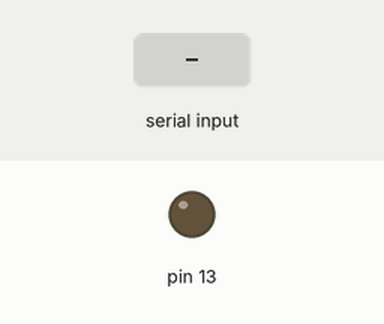
Simulated run of this sketch. Board: Arduino Uno, built with avr-gcc and run on an emulated ATmega328P. Parts: output pins drawn as LEDs (lit = HIGH). The test bench sets the inputs (shaded band).

Above: at 3.2 s.
3.3 s: "n" received over the second serial link
At 5.2 s:
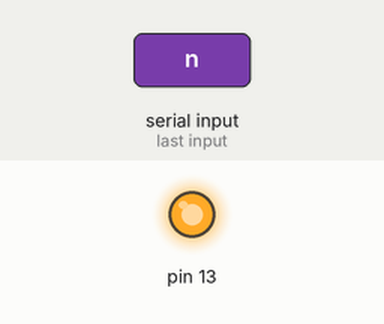
5.5 s: "f" received over the second serial link
At 6.7 s:
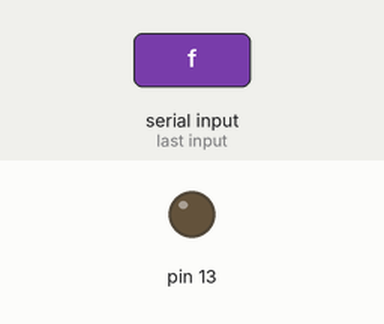
Timing chart, 0 to 8.5 s (numbered marks = the images above; inputs shaded):
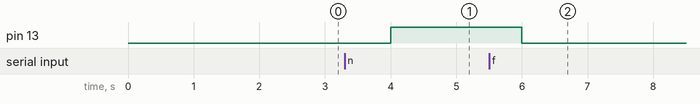

The sketch:

arduino_busylight.ino
```cpp
#include <SoftwareSerial.h>

#define Rx 0
#define Tx 1

char blueToothVal;           //value sent over via bluetooth
char lastValue;              //stores last state of device (on/off)

SoftwareSerial Bluetooth(Rx, Tx); //Rx, Tx

void setup()
{
  //  Serial.begin(9600);
  pinMode(Tx, OUTPUT);                                                    // Configure Tx as OUTPUT (Transmitter)
  pinMode(Rx, INPUT);
  delay(1000);
  Bluetooth.begin(9600);
  delay(1000);
  Serial.print("Bluetooth ready");
  Bluetooth.flush();
  pinMode(13, OUTPUT);
}


void loop()
{
  if (Serial.available())
  { //if there is data being recieved
    blueToothVal = Serial.read(); //read it
  }

  if (Bluetooth.available()) {                                            // Wait for data recieved from Bluetooth device
    blueToothVal = Bluetooth.read();                                        // Put recieved data in memory
    Serial.print("Data recieved from Bluetooth device: ");
    Serial.print(blueToothVal);
  }

  if (blueToothVal == 'n')
  { //if value from bluetooth serial is n
    digitalWrite(13, HIGH);           //switch on LED
    if (lastValue != 'n')
      Serial.println(F("LED is on")); //print LED is on
    lastValue = blueToothVal;
  }
  else if (blueToothVal == 'f')
  { //if value from bluetooth serial is n
    digitalWrite(13, LOW);            //turn off LED
    if (lastValue != 'f')
      Serial.println(F("LED is off")); //print LED is on
    lastValue = blueToothVal;
  }
  else {
    Serial.println("blueToothVal was: ");
    Serial.println(blueToothVal);
  }
  delay(1000);
}
```

Measured:
- after the input at 3.3 s, pin 13: LOW → HIGH after 0.70 s
- after the input at 5.5 s, pin 13: HIGH → LOW after 0.50 s
